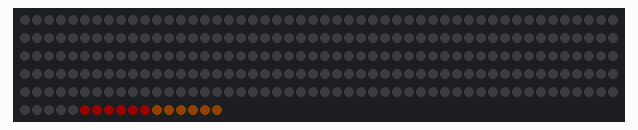
Bench run of a sketch on a simulated Arduino Uno, built with avr-gcc and run on an emulated ATmega328P. Shown: 267 RGB LEDs in strip order, left to right, continuing on the next row. Dim RGB values are drawn brighter than linear; random numbers use the default seed unless the sketch sets one.

Above: at 0.49 s.
At 3.67 s:
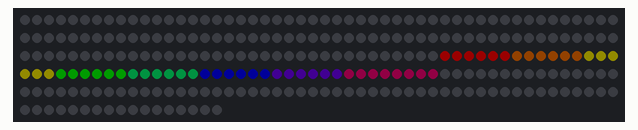
At 7.16 s:
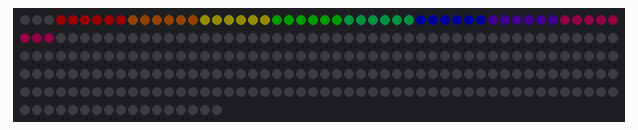
At 13.76 s:
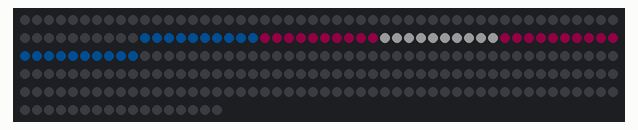
At 20.31 s:
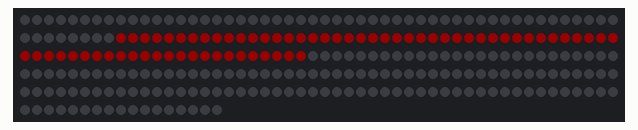
At 27.15 s:
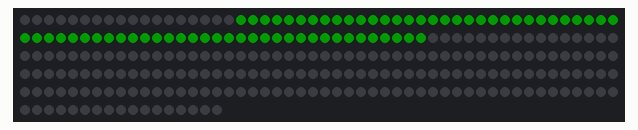

The sketch:

holiday.ino
```cpp
#include <FastLED.h>

// Routine that pulses a color to max brightness, goes back down to base brightness, then changes the color

// FastLED HSV color reference:
//  https://github.com/FastLED/FastLED/wiki/Pixel-reference

// Define the number of LEDs based on what we're connected to
#define NUM_LEDS 267  // First strip

// The pin on the Arduino the LEDs are connected to
#define DATA_PIN 4

// Configurable parameters
#define CHANCE_OF_TWINKLE 10       // 0 - 255 - chance a pixel will twinkle
#define MAX_PIXELS_TWINKLE 80      // Maximum number of pixels to twinkle at any given time
#define TWINKLE_DELAY 60           // Amount of time a pixel should stay on while twinkling
#define MAX_TWINKLE_ROTATIONS 200  // Total number of times to go through the entire LED strip
// #define MOSTLY_TWINKLE             // If defined, will do mostly twinkle with some "christmas" functions
// #define DO_RANDOM                  // If defined will do a random pattern

// Define the array of leds
CRGB leds[NUM_LEDS];

// Keep track of total number of pixels twinkling at any given time
int numPixelsTwinkling = 0;

//-----------------------
// Function definitions
//-----------------------
void rainbow();
void transPride();
void christmas(int hue);
void christmas(int hue, int saturation, int brightness);
void twinkle(int hue, int saturation, int brightness);
void rainbowCycle();
void anotherRainbow();

void setup() {
  // start the serial port, so we can log data to the Arduino IDE
  Serial.begin(9600);

  // start FastLED, tell it about our LEDs
  FastLED.addLeds<WS2812B, DATA_PIN, GRB>(leds, NUM_LEDS);
}

void loop() {
#ifdef MOSTLY_TWINKLE
  // 40% chance of a white twinkle
  if (random8() <= 100) {
    christmas(32, 128, 40);
    twinkle(32, 128, 40);
  } else {
    // Twinkle a random color
    int hue = random8();
    christmas(hue);
    twinkle(hue, 255, 80);
  }
#elif DO_RANDOM
  int fun = random(1, 7);

  if (fun == 1) {
    // Do a downward rainbow
    rainbow();
  } else if (fun == 2) {
    // Do a downard trans-pride
    transPride();
  } else if (fun == 3) {
    christmas(HUE_RED);
  } else if (fun == 4) {
    christmas(HUE_GREEN);
  } else if (fun == 5) {
    // Twinkle!
    twinkle(32, 128, 40);
  } else if (fun == 6) {
    rainbowCycle();
  } else if (fun == 7) {
    anotherRainbow();
  }
#else
  rainbow();
  transPride();
  christmas(HUE_RED);
  christmas(HUE_GREEN);
  twinkle(32, 128, 40);
  rainbowCycle();
  anotherRainbow();
#endif
}

void rainbow() {
  int hue = 0;
  for (int cycle = NUM_LEDS; cycle >= 0; cycle--) {
    // Set all LEDs to off first
    for (int x = 0; x < NUM_LEDS; x++) {
      leds[x] = CRGB(0, 0, 0);
    }

    // Paint new LEDs
    for (int i = 0; i < 50; i++) {
      int led = i + cycle;
      if (led < NUM_LEDS) {
        // 0-5 = red
        // 6-11 = orange
        // 12-17 = yellow
        // 18-23 = green
        // 24-29 = aqua
        // 30-35 = blue
        // 36-41 = purple
        // 42-47 = pink
        if (i <= 5) {
          hue = HUE_RED;
        } else if (i >= 6 && i <= 11) {
          hue = HUE_ORANGE;
        } else if (i >= 12 && i <= 17) {
          hue = HUE_YELLOW;
        } else if (i >= 18 && i <= 23) {
          hue = HUE_GREEN;
        } else if (i >= 24 && i <= 29) {
          hue = HUE_AQUA;
        } else if (i >= 30 && i <= 35) {
          hue = HUE_BLUE;
        } else if (i >= 36 && i <= 41) {
          hue = HUE_PURPLE;
        } else if (i >= 42 && i <= 47) {
          hue = HUE_PINK;
        }
        leds[led] = CHSV(hue, 255, 80);
      }
    }
    FastLED.show();
    FastLED.delay(15);
  }
}

void transPride() {
  for (int cycle = NUM_LEDS; cycle >= 0; cycle--) {
    // Set all LEDs to off first
    for (int x = 0; x < NUM_LEDS; x++) {
      leds[x] = CRGB(0, 0, 0);
    }

    // Paint new LEDs
    for (int i = 0; i < 50; i++) {
      int led = i + cycle;
      if (led < NUM_LEDS) {
        // 0-9 = blue
        // 10-19 = pink
        // 20-29 = white
        // 30-39 = pink
        // 40-49 = blue
        if (i < 10 || i >= 40) {
          // Blue
          leds[led] = CHSV(144, 255, 80);
        } else if ((i >= 10 && i < 20) || (i >= 30 && i < 40)) {
          // Pink
          leds[led] = CHSV(224, 255, 80);
        } else if (i >= 20 && i < 30) {
          leds[led] = CHSV(0, 0, 80);
        }
      }
    }
    FastLED.show();
    FastLED.delay(20);
  }
}

void christmas(int hue) {
  christmas(hue, 255, 80);
}

void christmas(int hue, int saturation, int brightness) {
  for (int cycle = NUM_LEDS; cycle >= 0; cycle--) {
    // Set all LEDs to off first
    for (int x = 0; x < NUM_LEDS; x++) {
      leds[x] = CRGB(0, 0, 0);
    }

    // Paint new LEDs
    for (int i = 0; i < 66; i++) {
      int led = i + cycle;
      if (led < NUM_LEDS) {
        leds[led] = CHSV(hue, saturation, brightness);
      }
    }
    FastLED.show();
    FastLED.delay(5);
  }
}

void twinkle(int hue, int saturation, int brightness) {
  for (int x = 0; x < MAX_TWINKLE_ROTATIONS; x++) {
    // First, turn off all LEDs
    for (int i = 0; i < NUM_LEDS; i++) {
      leds[i] = CRGB(0, 0, 0);
    }

    // Twinkle them
    for (int i = 0; i < NUM_LEDS; i++) {
      if ((random8() < CHANCE_OF_TWINKLE) && (numPixelsTwinkling < MAX_PIXELS_TWINKLE)) {
        leds[i] = CHSV(hue, saturation, brightness);
      }
    }

    FastLED.show();
    FastLED.delay(TWINKLE_DELAY);
  }
}

void rainbowCycle() {
  for (int cycle = 0; cycle < 256; cycle++) {
    for (int i = 0; i < NUM_LEDS; i++) {
      leds[i] = CHSV(cycle, 255, 80);
    }
    FastLED.show();
    FastLED.delay(10);
  }
}

void anotherRainbow() {
  for (int i = 0; i < NUM_LEDS; i++) {
    int hue = 0;
    if (i > 255) {
      hue = 255;
    } else {
      hue = i;
    }

    leds[i] = CHSV(hue, 255, 80);
  }
  FastLED.show();
  FastLED.delay(5000);
}
```
